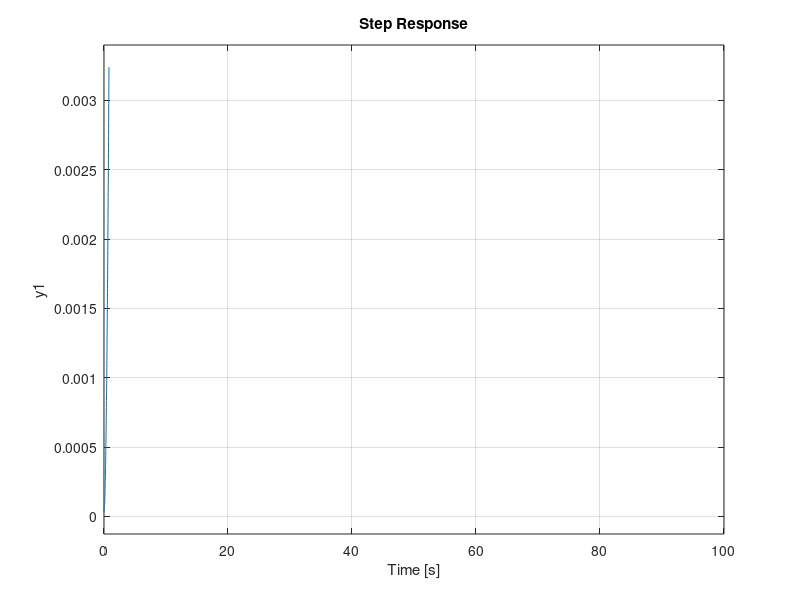
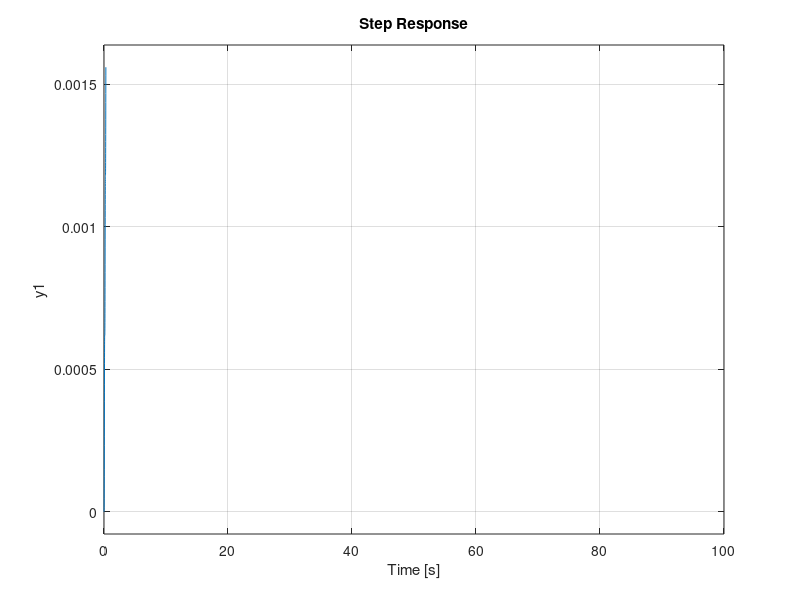

Reproduce these figures in MATLAB, in order.

m1 = 30
m2 = 70
k1 = 3*10^4
k2 = 6*10^4

X1F = tf([m2,0,k2],[m1*m2,0,m1*k2+m2*k2,0,0])+tf(1,k1)
X2F = tf(k1,[m1*m2,0,m1*k2+m2*k2,0])+tf(1,[m2,0,k2])

figure(1)
step(X1F)
xlim([0 100])
hold on
grid on
figure(2)
step(X2F)
xlim([0 100])
hold on
grid on


